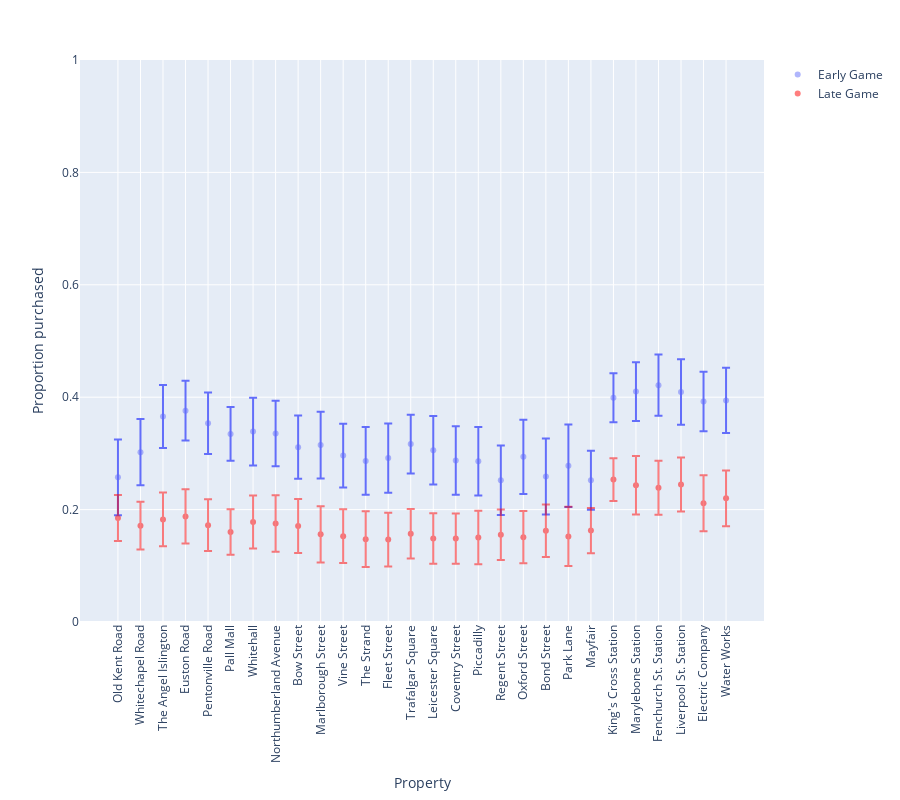

The code cell stored with this chart in its notebook:
### Code cell
plot_action_proportions(df_purchase, 'Proportion purchased (early game)', 'Proportion purchased (late game)', 'Proportion purchased')

### Figure 1 — Plotly figure (JSON) as saved in the notebook; plotly's stock layout.template omitted (floating-point values rounded to 4 significant figures)
{"data": [{"error_y": {"array": [0.06747, 0.05888, 0.05597, 0.0532, 0.05463, 0.04799, 0.06025, 0.05814, 0.05632, 0.05925, 0.0567, 0.06026, 0.06148, 0.05236, 0.06093, 0.06098, 0.06109, 0.06166, 0.06603, 0.06768, 0.07347, 0.05247, 0.04348, 0.05229, 0.0546, 0.05841, 0.05289, 0.05801]}, "hovertemplate": "Property=%{x}<br>Proportion purchased (early game)=%{y}<extra></extra>", "legendgroup": "", "marker": {"color": "#636efa", "opacity": 0.5, "symbol": "circle"}, "mode": "markers", "name": "Early Game", "orientation": "v", "showlegend": true, "type": "scatter", "x": ["Old Kent Road", "Whitechapel Road", "The Angel Islington", "Euston Road", "Pentonville Road", "Pall Mall", "Whitehall", "Northumberland Avenue", "Bow Street", "Marlborough Street", "Vine Street", "The Strand", "Fleet Street", "Trafalgar Square", "Leicester Square", "Coventry Street", "Piccadilly", "Regent Street", "Oxford Street", "Bond Street", "Park Lane", "Mayfair", "King's Cross Station", "Marylebone Station", "Fenchurch St. Station", "Liverpool St. Station", "Electric Company", "Water Works"], "xaxis": "x", "y": [0.2575, 0.3022, 0.3656, 0.3759, 0.3535, 0.3347, 0.3388, 0.3354, 0.311, 0.3147, 0.2961, 0.2865, 0.2917, 0.3166, 0.3057, 0.2874, 0.2861, 0.2522, 0.2939, 0.2589, 0.278, 0.2521, 0.3991, 0.4101, 0.4214, 0.4093, 0.3925, 0.3942], "yaxis": "y"}, {"error_y": {"array": [0.04094, 0.04246, 0.04777, 0.04827, 0.04596, 0.04045, 0.04713, 0.05032, 0.04803, 0.04983, 0.04778, 0.04952, 0.04793, 0.04395, 0.0451, 0.04463, 0.04759, 0.04498, 0.04648, 0.04676, 0.05286, 0.04035, 0.03816, 0.05211, 0.0481, 0.04795, 0.04994, 0.04964]}, "hovertemplate": "Property=%{x}<br>Proportion purchased (late game)=%{y}<extra></extra>", "legendgroup": "", "marker": {"color": "red", "symbol": "circle"}, "mode": "markers", "name": "Late Game", "opacity": 0.5, "orientation": "v", "showlegend": true, "type": "scatter", "x": ["Old Kent Road", "Whitechapel Road", "The Angel Islington", "Euston Road", "Pentonville Road", "Pall Mall", "Whitehall", "Northumberland Avenue", "Bow Street", "Marlborough Street", "Vine Street", "The Strand", "Fleet Street", "Trafalgar Square", "Leicester Square", "Coventry Street", "Piccadilly", "Regent Street", "Oxford Street", "Bond Street", "Park Lane", "Mayfair", "King's Cross Station", "Marylebone Station", "Fenchurch St. Station", "Liverpool St. Station", "Electric Company", "Water Works"], "xaxis": "x", "y": [0.1852, 0.1713, 0.1825, 0.1879, 0.1723, 0.16, 0.1778, 0.1754, 0.171, 0.1559, 0.1526, 0.1474, 0.1466, 0.157, 0.1486, 0.1484, 0.1505, 0.1553, 0.1509, 0.1624, 0.1523, 0.1627, 0.2533, 0.2435, 0.239, 0.2447, 0.2113, 0.2201], "yaxis": "y"}], "layout": {"height": 800, "legend": {"tracegroupgap": 0}, "margin": {"t": 60}, "xaxis": {"anchor": "y", "domain": [0, 1], "tickangle": -90, "title": {"text": "Property"}}, "yaxis": {"anchor": "x", "domain": [0, 1], "range": [0, 1], "title": {"text": "Proportion purchased"}}}}
